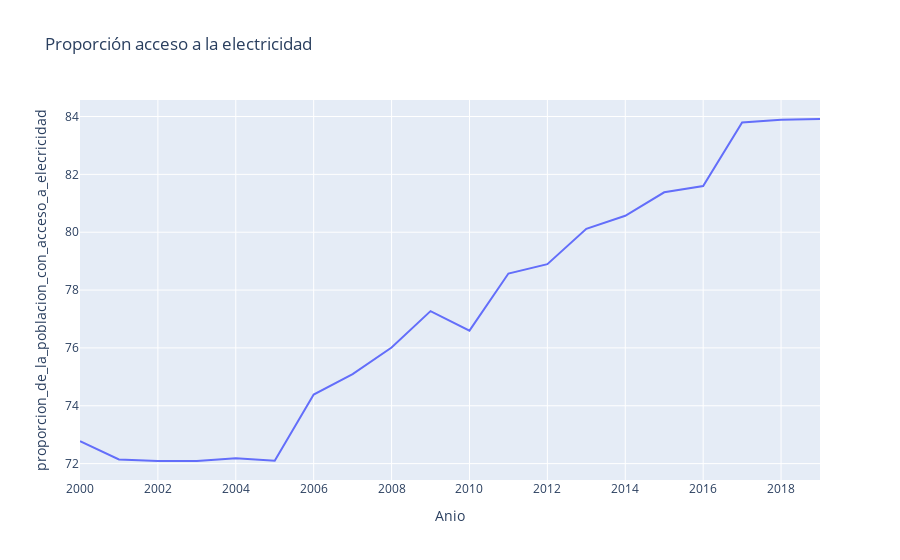

Here is the notebook cell this chart was saved with:
### Code cell
tabla_g = df.filter(items=['Anio','proporcion_de_la_poblacion_con_acceso_a_elecricidad','Pais'])
tabla_g2 = tabla_g.groupby('Anio').mean()
tabla_g2.reset_index(inplace=True)
fig = px.line(tabla_g2, 'Anio','proporcion_de_la_poblacion_con_acceso_a_elecricidad', title='Proporción acceso a la electricidad')
fig.show()

### Figure 1 — Plotly figure (JSON) as saved in the notebook; plotly's stock layout.template omitted (floating-point values rounded to 4 significant figures)
{"data": [{"hovertemplate": "Anio=%{x}<br>proporcion_de_la_poblacion_con_acceso_a_elecricidad=%{y}<extra></extra>", "legendgroup": "", "line": {"color": "#636efa", "dash": "solid"}, "marker": {"symbol": "circle"}, "mode": "lines", "name": "", "orientation": "v", "showlegend": false, "type": "scatter", "x": [2000, 2001, 2002, 2003, 2004, 2005, 2006, 2007, 2008, 2009, 2010, 2011, 2012, 2013, 2014, 2015, 2016, 2017, 2018, 2019], "xaxis": "x", "y": [72.78, 72.14, 72.09, 72.09, 72.18, 72.1, 74.39, 75.1, 76.01, 77.27, 76.6, 78.57, 78.89, 80.12, 80.57, 81.38, 81.6, 83.8, 83.89, 83.91], "yaxis": "y"}], "layout": {"legend": {"tracegroupgap": 0}, "title": {"text": "Proporción acceso a la electricidad"}, "xaxis": {"anchor": "y", "domain": [0, 1], "title": {"text": "Anio"}}, "yaxis": {"anchor": "x", "domain": [0, 1], "title": {"text": "proporcion_de_la_poblacion_con_acceso_a_elecricidad"}}}}
